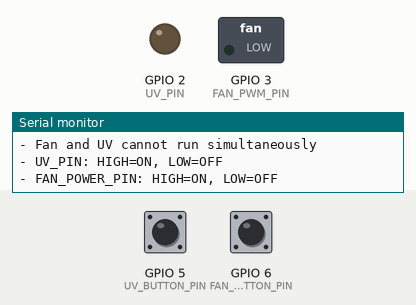
Simulated run of this sketch. Board: ESP32-C3. On the bench: switched loads named in the sketch (green lamp = pin HIGH), output pins drawn as LEDs (lit = HIGH), the last lines printed to the serial monitor. Dashed ring = blinking. The inputs (shaded band) are chosen by the test bench; at power-on: GPIO 5 (UV_BUTTON_PIN) HIGH, GPIO 6 (FAN_BUTTON_PIN) HIGH. Pins used as bus, display or sensor lines are not drawn.

Above: at 2.2 s.
2.3 s: GPIO 5 (UV_BUTTON_PIN) pulled LOW for 0.15 s
At 3.7 s:
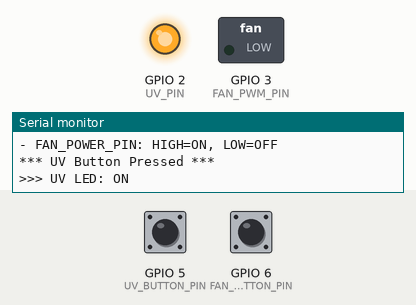
4.0 s: GPIO 6 (FAN_BUTTON_PIN) pulled LOW for 0.15 s
At 4.9 s:
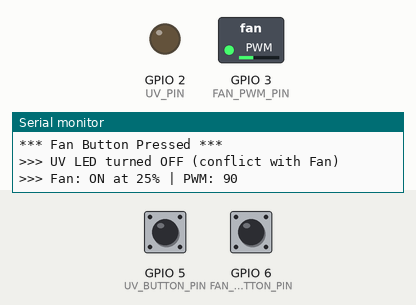
5.8 s: GPIO 5 (UV_BUTTON_PIN) pulled LOW for 1 s
At 7.9 s:
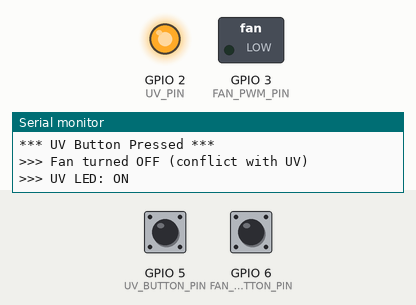
8.3 s: GPIO 6 (FAN_BUTTON_PIN) pulled LOW for 1 s
At 9.3 s:
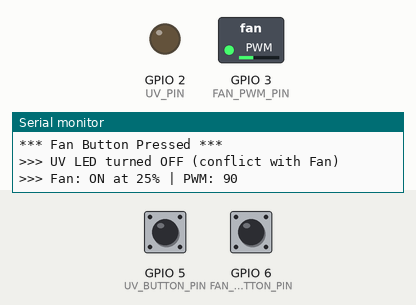
10.8 s: GPIO 5 (UV_BUTTON_PIN) pulled LOW for 3.2 s
At 14.5 s:
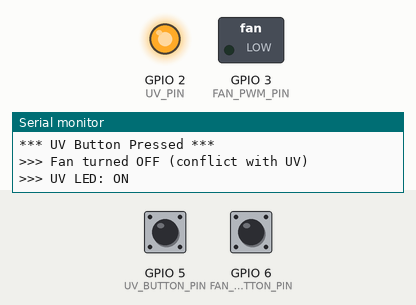
15.5 s: GPIO 5 (UV_BUTTON_PIN) pulsed LOW 5 times (0.12 s each, 0.3 s apart)
At 16.12 s:
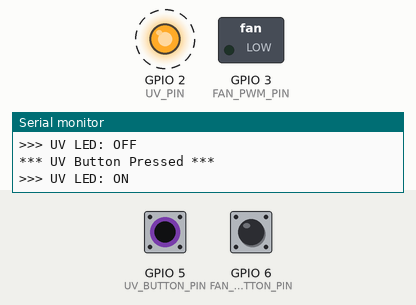
Timing chart, 0 to 18.5 s (numbered marks = the images above; inputs shaded):
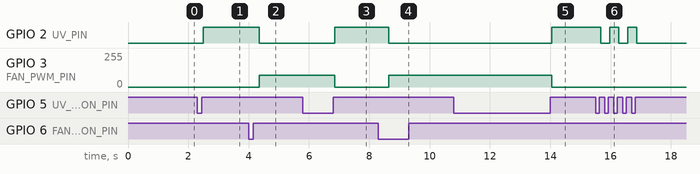

Measured:
- after the input at 2.3 s, GPIO 2 (UV_PIN): LOW → HIGH after 0.20 s
- after the input at 4.0 s, GPIO 2 (UV_PIN): HIGH → LOW after 0.35 s; GPIO 3 (FAN_PWM_PIN): 0/255 → 90/255 after 0.35 s
- after the input at 5.8 s, GPIO 2 (UV_PIN): LOW → HIGH after 1.1 s; GPIO 3 (FAN_PWM_PIN): 90/255 → 0/255 after 1.1 s
- after the input at 8.3 s, GPIO 2 (UV_PIN): HIGH → LOW after 0.35 s; GPIO 3 (FAN_PWM_PIN): 0/255 → 90/255 after 0.35 s
- after the input at 10.8 s, GPIO 2 (UV_PIN): LOW → HIGH after 3.3 s; GPIO 3 (FAN_PWM_PIN): 90/255 → 0/255 after 3.3 s
- after the input at 15.5 s, GPIO 2 (UV_PIN): alternates HIGH for 0.30 s and LOW for 0.30 s, 5 changes in all, then stays LOW, starting after 0.17 s

The sketch:

fan-uv-mod.ino
```cpp
/*
 * ESP32-C3 Super Mini - Fan Control with UV LED
 * - Nút quạt: Click để tăng cấp độ (OFF -> 35% -> 50% -> 75% -> 100% -> OFF...)
 * - Nút UV: Click để bật/tắt đèn UV
 * - Nút UV: Giữ 5 giây để bật/tắt WiFi AP mode cho upload code OTA
 * - Quạt và đèn UV không chạy cùng lúc
 * - Logic UV_PIN: HIGH = BẬT, LOW = TẮT
 * - Logic FAN_POWER_PIN: HIGH = BẬT, LOW = TẮT
 */

#include <WiFi.h>
#include <ESPmDNS.h>
#include <ArduinoOTA.h>

// Định nghĩa chân (5 chân: 2 nút input, 2 bật/tắt output, 1 PWM output)
const int UV_BUTTON_PIN = 5;   // Nút điều khiển UV (INPUT)
const int UV_PIN = 2;          // Chân bật/tắt đèn UV (OUTPUT)
const int FAN_BUTTON_PIN = 6;  // Nút điều khiển quạt (INPUT)
const int FAN_POWER_PIN = 10;  // Chân bật/tắt nguồn quạt (OUTPUT)
const int FAN_PWM_PIN = 3;     // Chân PWM điều khiển tốc độ quạt (OUTPUT PWM)

// Cấu hình PWM
const int PWM_FREQ = 25000;  // Tần số PWM 25kHz
const int PWM_CHANNEL = 0;   // Kênh PWM
const int PWM_RESOLUTION = 8; // Độ phân giải 8-bit (0-255)

// Biến trạng thái
int fanLevel = 0;            // Mức độ quạt hiện tại (0=OFF, 1=35%, 2=50%, 3=75%, 4=100%)
bool fanOn = false;          // Trạng thái quạt (bật/tắt)
bool uvOn = false;           // Trạng thái đèn UV (bật/tắt)

// Biến cho nút quạt
bool lastFanButtonState = HIGH;
bool fanButtonState = HIGH;
unsigned long lastFanDebounceTime = 0;
unsigned long lastFanClickTime = 0;
bool waitingForFanDoubleClick = false;

// Biến cho nút UV
bool lastUvButtonState = HIGH;
bool uvButtonState = HIGH;
unsigned long lastUvDebounceTime = 0;
unsigned long uvButtonPressTime = 0;
bool uvButtonHeld = false;

// WiFi AP mode
bool wifiAPMode = false;

const unsigned long debounceDelay = 50;      // Thời gian chống dội nút bấm (ms)
const unsigned long doubleClickTime = 300;   // Thời gian tối đa giữa 2 lần nhấn (ms)
const unsigned long longPressTime = 5000;    // Thời gian giữ nút để bật/tắt WiFi AP (5 giây)

// Forward declarations
void IRAM_ATTR tachInterrupt();

// Mức PWM tương ứng với từng cấp độ (1=35%, 2=50%, 3=75%, 4=100%, 0=OFF)
const int PWM_LEVELS[] = {
  0,      // 0: OFF
  90,     // 1: 35% (255 * ~0.35)
  128,    // 2: 50% (255 * 0.5)
  191,    // 3: 75% (255 * 0.75)
  255     // 4: 100% (255 * 1.0)
};

void setup() {
  // Khởi tạo Serial để debug
  Serial.begin(115200);
  delay(1000);
  Serial.println("\n=== ESP32-C3 Fan Control with UV LED ===");

  // Cấu hình chân nút bấm
  pinMode(FAN_BUTTON_PIN, INPUT_PULLUP);
  pinMode(UV_BUTTON_PIN, INPUT_PULLUP);

  // Cấu hình chân điều khiển UV
  pinMode(UV_PIN, OUTPUT);
  digitalWrite(UV_PIN, LOW); // Tắt UV ban đầu (LOW = OFF)

  // Cấu hình chân điều khiển nguồn quạt
  pinMode(FAN_POWER_PIN, OUTPUT);
  digitalWrite(FAN_POWER_PIN, LOW); // Tắt nguồn quạt ban đầu (LOW = OFF)

  // Cấu hình PWM (sử dụng API mới cho ESP32 Arduino Core 3.x)
  ledcAttach(FAN_PWM_PIN, PWM_FREQ, PWM_RESOLUTION);

  // Tắt quạt ban đầu (0%)
  setFanSpeed(0);
  Serial.println("Fan: OFF");
  Serial.println("UV LED: OFF");
  Serial.println("\nControls:");
  Serial.println("- Fan button: Single click = cycle speed (OFF->35%->50%->75%->100%), Double click = OFF");
  Serial.println("- UV button: Click to toggle UV LED");
  Serial.println("- UV button: Hold 5 seconds to enable/disable WiFi AP mode for OTA upload");
  Serial.println("- Fan and UV cannot run simultaneously");
  Serial.println("- UV_PIN: HIGH=ON, LOW=OFF");
  Serial.println("- FAN_POWER_PIN: HIGH=ON, LOW=OFF");
}

void loop() {
  // Xử lý WiFi AP mode nếu đã bật
  if (wifiAPMode) {
    ArduinoOTA.handle();
    // Vẫn kiểm tra nút UV để có thể thoát AP mode
    handleUvButton();
    return;
  }

  // Xử lý nút điều khiển quạt
  handleFanButton();

  // Xử lý nút điều khiển UV
  handleUvButton();

  // Kiểm tra timeout cho single click của nút quạt
  if (waitingForFanDoubleClick && (millis() - lastFanClickTime > doubleClickTime)) {
    waitingForFanDoubleClick = false;
    cycleFanSpeed();
  }
}

// Xử lý nút quạt
void handleFanButton() {
  int reading = digitalRead(FAN_BUTTON_PIN);

  if (reading != lastFanButtonState) {
    lastFanDebounceTime = millis();
  }

  if ((millis() - lastFanDebounceTime) > debounceDelay) {
    if (reading != fanButtonState) {
      fanButtonState = reading;

      if (fanButtonState == LOW) {
        unsigned long currentTime = millis();

        if (waitingForFanDoubleClick && (currentTime - lastFanClickTime < doubleClickTime)) {
          // Double click detected - Tắt quạt ngay
          waitingForFanDoubleClick = false;
          turnOffFan();
        } else {
          // Potential single click - wait to see if there's another click
          waitingForFanDoubleClick = true;
          lastFanClickTime = currentTime;
        }
      }
    }
  }

  lastFanButtonState = reading;
}

// Xử lý nút UV
void handleUvButton() {
  int reading = digitalRead(UV_BUTTON_PIN);

  // Phát hiện khi nút được nhấn xuống
  if (reading == LOW && lastUvButtonState == HIGH) {
    uvButtonPressTime = millis();
    uvButtonHeld = false;
  }

  // Kiểm tra nếu nút đang được giữ
  if (reading == LOW && !uvButtonHeld) {
    if (millis() - uvButtonPressTime >= longPressTime) {
      // Nút được giữ đủ 5 giây - Toggle WiFi AP
      uvButtonHeld = true;
      if (wifiAPMode) {
        disableWiFiAP();
      } else {
        enableWiFiAP();
      }
    }
  }

  if (reading != lastUvButtonState) {
    lastUvDebounceTime = millis();
  }

  if ((millis() - lastUvDebounceTime) > debounceDelay) {
    if (reading != uvButtonState) {
      uvButtonState = reading;

      // Chỉ toggle UV nếu là nhấn ngắn (thả nút trước 5 giây) và không ở chế độ AP
      if (uvButtonState == HIGH && !uvButtonHeld && !wifiAPMode) {
        if (millis() - uvButtonPressTime < longPressTime) {
          toggleUV();
        }
      }
    }
  }

  lastUvButtonState = reading;
}

// Xử lý click nút quạt - Tăng cấp độ tốc độ
void cycleFanSpeed() {
  Serial.println("\n*** Fan Button Pressed ***");

  // Nếu UV đang bật, tắt UV trước
  if (uvOn) {
    uvOn = false;
    digitalWrite(UV_PIN, LOW); // LOW = OFF
    Serial.println(">>> UV LED turned OFF (conflict with Fan)");
  }

  // Chu kỳ: 0 (OFF) -> 1 (35%) -> 2 (50%) -> 3 (75%) -> 4 (100%) -> 0 (OFF)
  fanLevel++;
  if (fanLevel > 4) {
    fanLevel = 0;
  }

  if (fanLevel == 0) {
    // Tắt quạt
    fanOn = false;
    setFanSpeed(0);
    digitalWrite(FAN_POWER_PIN, LOW); // LOW = OFF
    Serial.println(">>> Fan: OFF");
  } else {
    // Bật quạt với cấp độ tương ứng
    fanOn = true;
    digitalWrite(FAN_POWER_PIN, HIGH); // HIGH = ON
    setFanSpeed(fanLevel);
    Serial.print(">>> Fan: ON at ");
    Serial.print(fanLevel * 25);
    Serial.print("% | PWM: ");
    Serial.println(PWM_LEVELS[fanLevel]);
  }
}

// Hàm tắt quạt (dùng cho double click)
void turnOffFan() {
  Serial.println("\n*** Fan Double Click - Turn OFF ***");

  fanOn = false;
  fanLevel = 0;
  setFanSpeed(0);
  digitalWrite(FAN_POWER_PIN, LOW); // LOW = OFF
  Serial.println(">>> Fan: OFF");
}

// Xử lý nút UV - Bật/tắt đèn UV
void toggleUV() {
  Serial.println("\n*** UV Button Pressed ***");

  uvOn = !uvOn;

  if (uvOn) {
    // Nếu quạt đang bật, tắt quạt trước
    if (fanOn) {
      fanOn = false;
      fanLevel = 0;
      setFanSpeed(0);
      digitalWrite(FAN_POWER_PIN, LOW); // LOW = OFF
      Serial.println(">>> Fan turned OFF (conflict with UV)");
    }

    // Bật UV
    digitalWrite(UV_PIN, HIGH); // HIGH = ON
    Serial.println(">>> UV LED: ON");
  } else {
    // Tắt UV
    digitalWrite(UV_PIN, LOW); // LOW = OFF
    Serial.println(">>> UV LED: OFF");
  }
}

// Hàm thiết lập tốc độ quạt
void setFanSpeed(int level) {
  if (level < 0 || level > 4) {
    level = 0; // Giới hạn trong phạm vi hợp lệ
  }

  ledcWrite(FAN_PWM_PIN, PWM_LEVELS[level]);
}

// Hàm bật WiFi AP mode với OTA
void enableWiFiAP() {
  Serial.println("\n*** ENABLING WIFI AP MODE WITH OTA ***");

  // Tắt quạt và UV
  if (fanOn) {
    turnOffFan();
  }
  if (uvOn) {
    uvOn = false;
    digitalWrite(UV_PIN, LOW);
  }

  // Bật WiFi AP
  WiFi.mode(WIFI_AP);
  WiFi.softAP("FAN-UV-MOD", "12345678");

  IPAddress IP = WiFi.softAPIP();
  Serial.print("\nAP IP address: ");
  Serial.println(IP);
  Serial.println("SSID: FAN-UV-MOD");
  Serial.println("Password: 12345678");

  // Cấu hình ArduinoOTA
  ArduinoOTA.setHostname("ESP32-Fan");
  ArduinoOTA.setPassword("12345678");

  ArduinoOTA.onStart([]() {
    String type;
    if (ArduinoOTA.getCommand() == U_FLASH) {
      type = "sketch";
    } else {
      type = "filesystem";
    }
    Serial.println("Start updating " + type);
  });

  ArduinoOTA.onEnd([]() {
    Serial.println("\nEnd");
  });

  ArduinoOTA.onProgress([](unsigned int progress, unsigned int total) {
    Serial.printf("Progress: %u%%\r", (progress / (total / 100)));
  });

  ArduinoOTA.onError([](ota_error_t error) {
    Serial.printf("Error[%u]: ", error);
    if (error == OTA_AUTH_ERROR) {
      Serial.println("Auth Failed");
    } else if (error == OTA_BEGIN_ERROR) {
      Serial.println("Begin Failed");
    } else if (error == OTA_CONNECT_ERROR) {
      Serial.println("Connect Failed");
    } else if (error == OTA_RECEIVE_ERROR) {
      Serial.println("Receive Failed");
    } else if (error == OTA_END_ERROR) {
      Serial.println("End Failed");
    }
  });

  ArduinoOTA.begin();

  Serial.println("\n=== OTA Ready ===");
  Serial.println("Arduino IDE: Tools -> Port -> ESP32-Fan");
  Serial.println("Hold UV button 5s again to exit AP mode");

  wifiAPMode = true;

  // Nhấp nháy LED UV để báo hiệu đã vào chế độ WiFi AP
  for (int i = 0; i < 6; i++) {
    digitalWrite(UV_PIN, HIGH);
    delay(200);
    digitalWrite(UV_PIN, LOW);
    delay(200);
  }
}

// Hàm tắt WiFi AP mode
void disableWiFiAP() {
  Serial.println("\n*** DISABLING WIFI AP MODE ***");

  // Tắt OTA và WiFi
  ArduinoOTA.end();
  WiFi.softAPdisconnect(true);
  WiFi.mode(WIFI_OFF);

  wifiAPMode = false;

  Serial.println("WiFi AP disabled. Normal operation resumed.");

  // Nhấp nháy LED UV để báo hiệu đã thoát chế độ WiFi AP
  for (int i = 0; i < 3; i++) {
    digitalWrite(UV_PIN, HIGH);
    delay(100);
    digitalWrite(UV_PIN, LOW);
    delay(100);
  }
}
```
